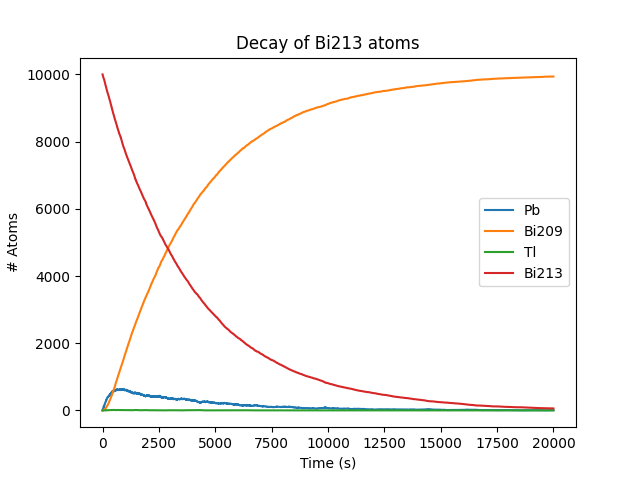

Recreate this plot in Python.
import numpy as np
import matplotlib.pyplot as plt
from random import random

print( 'hi im krishna and i love doing homework')

# Constants
NBi0=10000 #number of Bi209 atoms. Im going to call it Bi0
NTl=0 #number of Tl atoms
NTi= 0 #number of thal
NPb = 0 #number of lead atoms
NBi1= 0 #number of Bi209 atoms. Im going to call it Bi1
BiTau= 46*60
TlTau= 2*60 #half life of Tl
PbTau= 3.3*60 #half life of Pb to Bi
h = 1.0 # size of time step in seconds
tmax=20000

pBi= np.float32(1-2**(-h/BiTau)) #probability Bi213 decays
pTl= np.float32(1-2**(-h/TlTau)) #probability Tl decays
pPb= np.float32(1-2**(-h/PbTau)) #)probability Pb decays

pBiPb=0.9791 #probability Bi decays to Pb
""" 
p = 1-2(-h/tau)

"""

tpoints = np.arange(0.0, tmax, h)

Bi1points=[]
Pbpoints=[]
Tlpoints=[]
Bi0points=[]

#Pb to Bi209 loop

for t in tpoints:
    Pbpoints.append(NPb)
    Bi1points.append(NBi1)
    Bi0points.append(NBi0)
    Tlpoints.append(NTl)

    #simulate the number of attoms that decay in this time step

    Pbdecay = 0
    for i in range(NPb): #for each Pb atom decide if it decays
        if random()<pPb: 
            Pbdecay +=1

    # adjust the number of each atom according to the number of decays we calculated 
    NPb -= Pbdecay
    NBi1 += Pbdecay


    # sim the number of Tl atoms that decay to Pb in this time step
    Tldecay=0
    for i in range(NTl):

        if random()<pTl:
            Tldecay+=1
        #adjust the number of each aotm according to the number of atoms that decayed in this time step
    NPb += Tldecay
    NTl -= Tldecay

    #now we have to sim the number of Bi213 atoms that decay in this time step
    BiPbdecay=0
    BiTldecay=0

    

    for i in range(NBi0):
        if random()<pBi:
            #now simulate if the Bi213 will decay into Tl or Pb
            if random()<pBiPb:
                BiPbdecay+=1
            else: 
                BiTldecay+=1
    NTl+=BiTldecay
    NPb+=BiPbdecay
    NBi0-=BiTldecay
    NBi0-=BiPbdecay



"""
print("b1")         
print(len(Bi1points))
print("pb")
print(len(Pbpoints))
print("Tl")
print(len(Tlpoints))
print("Bi0")
print(len(Bi0points))
print("t")
print(len(tpoints))


"""

plt.plot(tpoints,Pbpoints,label='Pb')
plt.plot(tpoints,Bi1points,label='Bi209')
plt.plot(tpoints,Tlpoints, label='Tl')
plt.plot(tpoints,Bi0points, label='Bi213')
plt.legend()
plt.xlabel("Time (s)")
plt.ylabel("# Atoms")
plt.title("Decay of Bi213 atoms")
plt.savefig('ps-3-2.png')
#plt.show()





# Lists of plot points
# Number of thallium atoms # Number of lead atoms
# Half l i f e of thallium in seconds ‡ Size of time-ster in seconds
# Probability of decav in one step # Total time